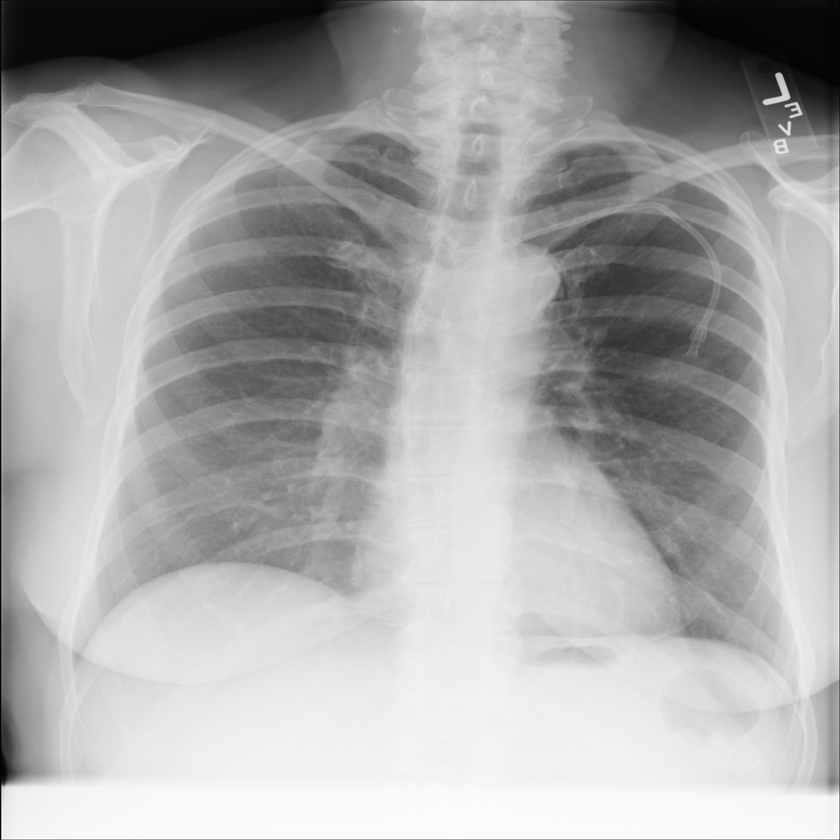
#> input picture xray.png, 840 x 840 px, shrunk from 1024 x 1024 before the run, found by its file name; the run also reads 1 picture not shown here
$ jupyter execute Q1.ipynb
#> lines starting #> are read from the running program, lines starting #| are printed output that depends on the picture; long printed decimals are rounded
[cell 1]
import cv2
import numpy as np

# Read the original and noisy images
img = cv2.imread(r"C:\Users\umasr\Downloads\xray.png", 0)
#> img is the input picture: shape (840, 840); min 0, max 255, mean 170.1
noisy_img = cv2.imread(r"C:\Users\umasr\Downloads\xray_sp.png", 0)

# Apply median filter
median = cv2.medianBlur(noisy_img, 3)

# Apply max filter
max = cv2.dilate(noisy_img, np.ones((3,3)), iterations=1)
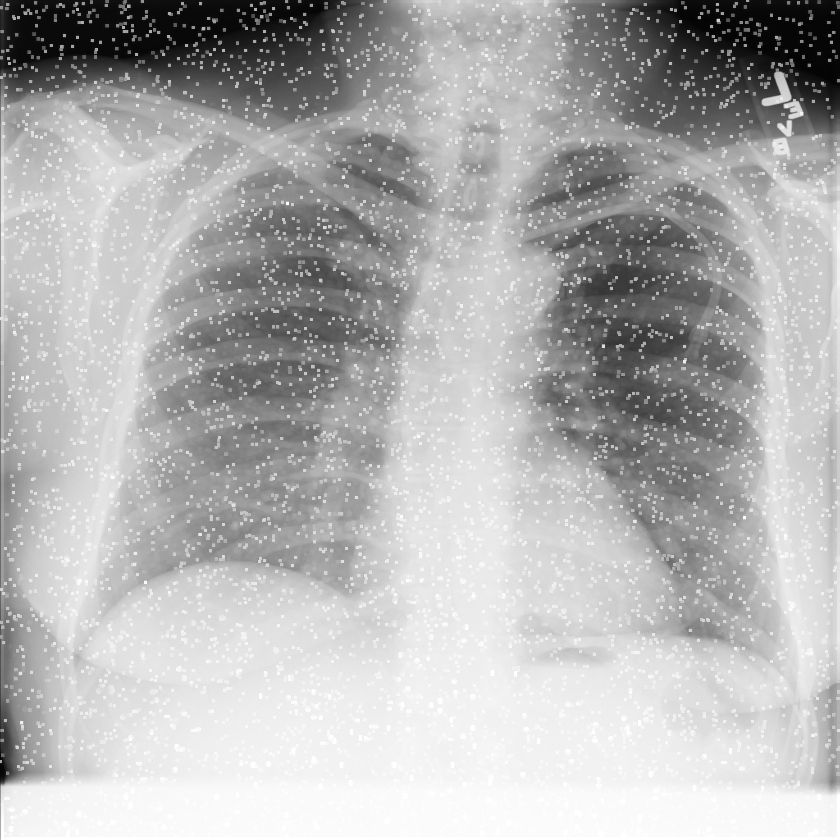
#> max: shape (840, 840); min 4, max 255, mean 177.5

# Apply min filter
min = cv2.erode(noisy_img, np.ones((3,3)), iterations=1)
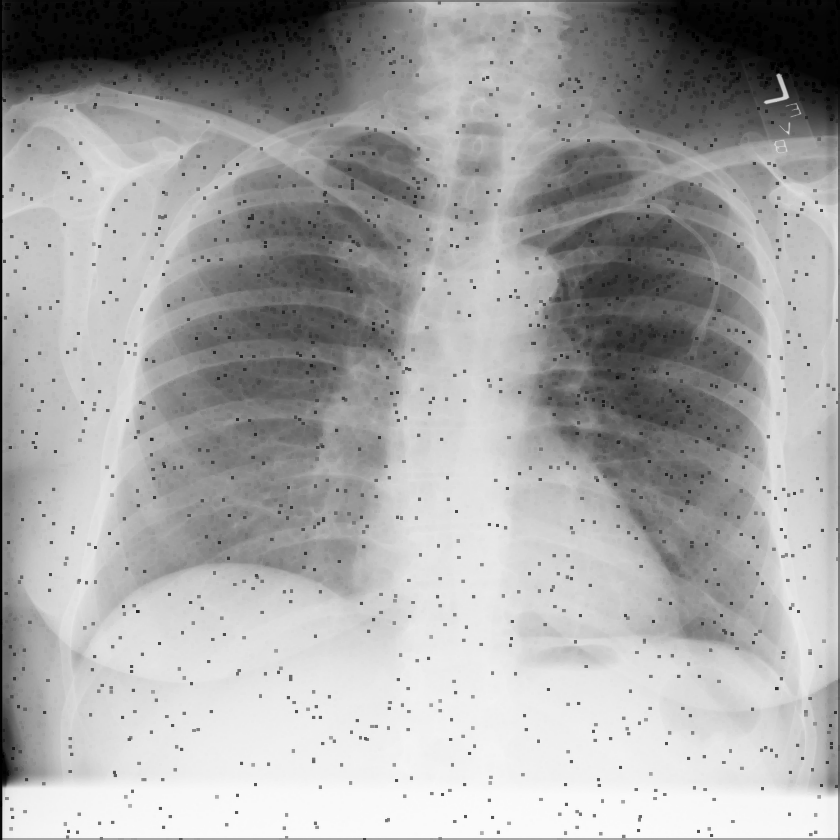
#> min: shape (840, 840); min 0, max 251, mean 164.8

# Apply alpha-trimmed mean filter
atm = cv2.blur(noisy_img, (3,3))
atm = cv2.subtract(noisy_img, atm)
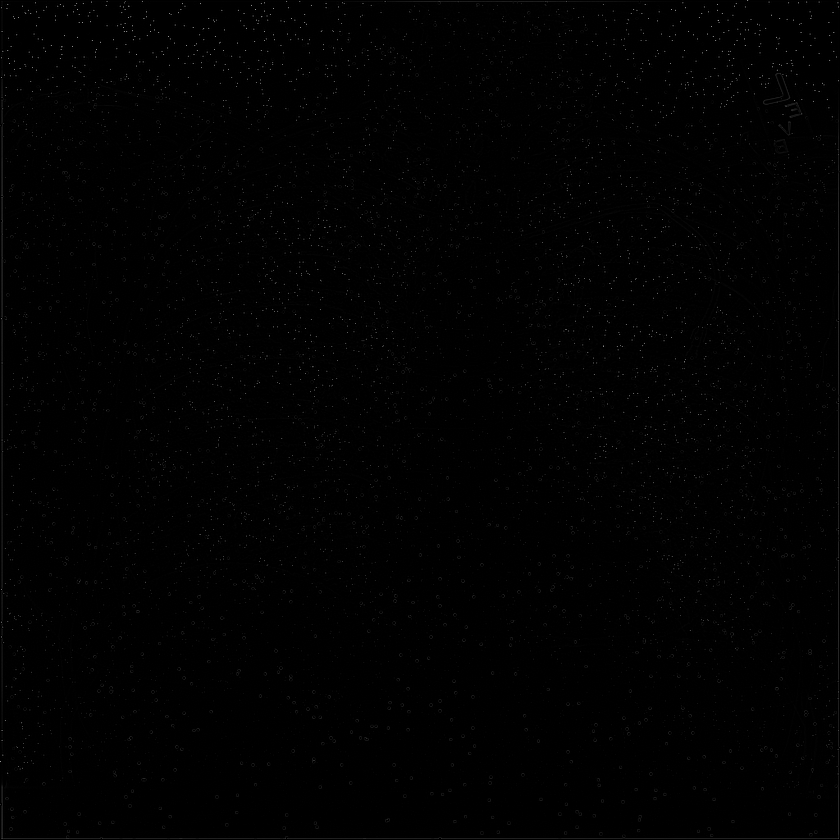
#> atm: shape (840, 840); min 0, max 159, mean 1.2
atm = cv2.addWeighted(noisy_img, 1, atm, 1, 0)

# Calculate SNR and RMSE values for the filtered images
#formula SNR = 10 * log10(P_signal / P_noise), where P_signal is the power of the signal and P_noise is the power of the noise
snr_median = 10 * np.log10(np.mean(img ** 2) / np.mean((img - median) ** 2))
#> snr_median = 17.52
snr_max = 10 * np.log10(np.mean(img ** 2) / np.mean((img - max) ** 2))
#> snr_max = 5.94
snr_min = 10 * np.log10(np.mean(img ** 2) / np.mean((img - min) ** 2))
#> snr_min = 6.78
snr_atm = 10 * np.log10(np.mean(img ** 2) / np.mean((img - atm) ** 2))
#> snr_atm = 11.76

#Calculate RMSE for each filtered image using the formula RMSE = sqrt(sum((I_original - I_filtered)^2) / N),
#where I_original is the original image, I_filtered is the filtered image, and N is the total number of pixels in the image.
rmse_median = np.sqrt(np.mean((img - median) ** 2))
#> rmse_median = 1.38
rmse_max = np.sqrt(np.mean((img - max) ** 2))
#> rmse_max = 5.24
rmse_min = np.sqrt(np.mean((img - min) ** 2))
#> rmse_min = 4.76
rmse_atm = np.sqrt(np.mean((img - atm) ** 2))
#> rmse_atm = 2.68

print('SNR values:')
print('Median filter:', snr_median)
#| Median filter: 17.519
print('Max filter:', snr_max)
#| Max filter: 5.942
print('Min filter:', snr_min)
#| Min filter: 6.780
print('Alpha-trimmed mean filter:', snr_atm)
#| Alpha-trimmed mean filter: 11.761

print('RMSE values:')
print('Median filter:', rmse_median)
#| Median filter: 1.382
print('Max filter:', rmse_max)
#| Max filter: 5.242
print('Min filter:', rmse_min)
#| Min filter: 4.759
print('Alpha-trimmed mean filter:', rmse_atm)
#| Alpha-trimmed mean filter: 2.682
